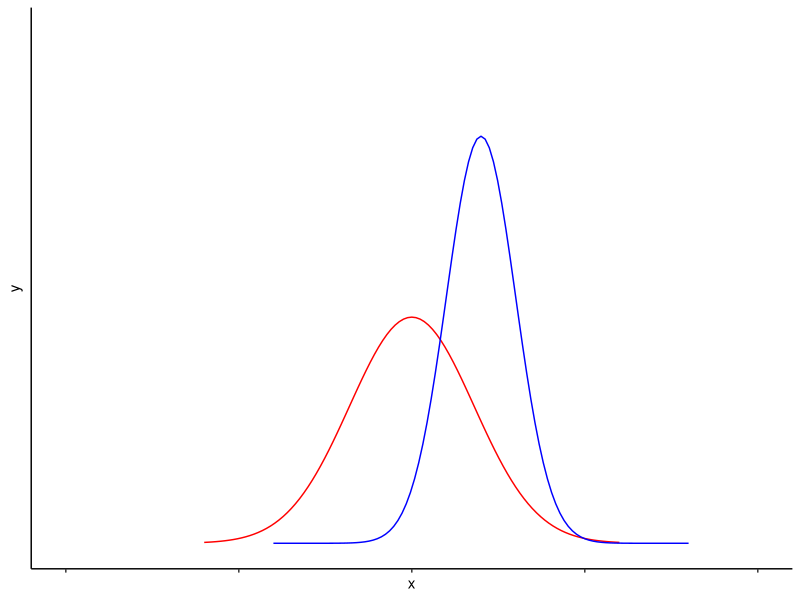

The R source for this figure: (Note: this script raises an error after producing the figure.)
## ---- chunk 1
knitr::opts_chunk$set(echo = TRUE)
## ---- chunk 2
library(ggplot2)
library(dplyr)
## ---- chunk 3
ggplot(data.frame(x = c(-5, 5)), aes(x)) + 
  stat_function(fun = dnorm, args = list(mean = 0, sd = .9), col='red', xlim = c(-3, 3)) +
  stat_function(fun = dnorm, args = list(mean = 1, sd = .5), col='blue', xlim = c(-2, 4)) +
  xlim(c(-5, 5)) +
  ylim(c(0,1)) +
  theme_classic() +
  theme(axis.text.x=element_blank(),
        #axis.ticks.x=element_blank(),
        axis.text.y=element_blank(),
        axis.ticks.y=element_blank())
## ---- chunk 4
get_xlim <- function(center, edge){
  return(list(center - edge, center + edge))
}

low_rich <- 
  ggplot(data.frame(x = c(-5, 5)), aes(x)) + 
  stat_function(fun = dnorm, args = list(mean = -3, sd = .9), xlim = c(-5, -1)) +
  stat_function(fun = dnorm, args = list(mean = 3, sd = .9), xlim = c(1, 5)) +
  xlim(c(-5, 5)) +
  #ylim(c(0,1)) +
  scale_y_continuous(expand = expansion(mult = c(0, .1)), limits = c(.05, 1)) +
  theme_classic() +
  ylab("S") +
  theme(axis.title.x=element_blank(),
        axis.text.x=element_blank(),
        axis.ticks.x=element_blank(),
        axis.title.y=element_text(angle = 0, vjust = 0.5, face = "bold"),
        axis.text.y=element_blank(),
        axis.ticks.y=element_blank(),
        plot.title = element_text(hjust = 0.5, face = "bold")) +
  ggtitle("Low")

low_rich_fin <- low_rich + ylab(NULL)

high_rich <- 
  ggplot(data.frame(x = c(-5, 5)), aes(x)) + 
  #stat_function(fun = dnorm, args = list(mean = -3, sd = .9), xlim = c(-5, -1)) +
  #stat_function(fun = dnorm, args = list(mean = 3, sd = .9), xlim = c(1, 5)) +
  pmap(tibble(mean = c(-3, -2, -1.5, 0, 1.25, 3), 
  sd = rep(0.9, 6)) %>%
    rowwise %>%
    mutate(xlim = list(get_xlim(mean, 2))),
  function(mean, sd, xlim) stat_function(fun = dnorm, args = list(mean = mean, sd = sd), xlim = unlist(xlim))
  )  +
  xlim(c(-5, 5)) +
  #ylim(c(0,1)) +
  scale_y_continuous(expand = expansion(mult = c(0, .1)), limits = c(.05, 1)) +
  theme_classic() +
  theme(axis.title.x=element_blank(),
        axis.text.x=element_blank(),
        axis.ticks.x=element_blank(),
        axis.title.y=element_blank(),
        axis.text.y=element_blank(),
        axis.ticks.y=element_blank(),
        plot.title = element_text(hjust = 0.5, face = "bold")) +
  ggtitle("High")
## ---- chunk 5
low_fric <- 
  ggplot(data.frame(x = c(-5, 5)), aes(x)) + 
  #stat_function(fun = dnorm, args = list(mean = -3, sd = .9), xlim = c(-5, -1)) +
  #stat_function(fun = dnorm, args = list(mean = 3, sd = .9), xlim = c(1, 5)) +
  pmap(tibble(mean = c(-.5, 0,.25), 
  sd = rep(0.9, 3)) %>%
    rowwise %>%
    mutate(xlim = list(get_xlim(mean, 2))),
  function(mean, sd, xlim) stat_function(fun = dnorm, args = list(mean = mean, sd = sd), xlim = unlist(xlim))
  )  +
  xlim(c(-5, 5)) +
  #ylim(c(0,1)) +
  scale_y_continuous(expand = expansion(mult = c(0, .1)), limits = c(.05, 1)) +
  theme_classic() +
  ylab("FRic") +
  theme(axis.title.x=element_blank(),
        axis.text.x=element_blank(),
        axis.ticks.x=element_blank(),
        axis.title.y=element_text(angle = 0, vjust = 0.5, face = "bold"),
        axis.text.y=element_blank(),
        axis.ticks.y=element_blank())

low_fric_fin <- low_fric + ylab(NULL)

high_fric <- 
  ggplot(data.frame(x = c(-5, 5)), aes(x)) + 
  #stat_function(fun = dnorm, args = list(mean = -3, sd = .9), xlim = c(-5, -1)) +
  #stat_function(fun = dnorm, args = list(mean = 3, sd = .9), xlim = c(1, 5)) +
  pmap(tibble(mean = c(-3, -1.5, 1, 3), 
  sd = rep(0.9, 4)) %>%
    rowwise %>%
    mutate(xlim = list(get_xlim(mean, 2))),
  function(mean, sd, xlim) stat_function(fun = dnorm, args = list(mean = mean, sd = sd), xlim = unlist(xlim))
  )  +
  xlim(c(-5, 5)) +
  #ylim(c(0,1)) +
  scale_y_continuous(expand = expansion(mult = c(0, .1)), limits = c(.05, 1)) +
  theme_classic() +
  theme(axis.title.x=element_blank(),
        axis.text.x=element_blank(),
        axis.ticks.x=element_blank(),
        axis.title.y=element_blank(),
        axis.text.y=element_blank(),
        axis.ticks.y=element_blank())

high_fric
## ---- chunk 6
low_eve <- 
  ggplot(data.frame(x = c(-5, 5)), aes(x)) + 
  #stat_function(fun = dnorm, args = list(mean = -3, sd = .9), xlim = c(-5, -1)) +
  #stat_function(fun = dnorm, args = list(mean = 3, sd = .9), xlim = c(1, 5)) +
  pmap(tibble(mean = c(-3, -2, -1.5, 0, 1.25, 3), 
  sd = c(1.25, 0.5, 1.25, 1.25, 0.65, 1.25),
  plot_range = c(2.5, 2, 2.5, 2.5, 2, 2.5)) %>%
    rowwise %>%
    mutate(xlim = list(get_xlim(mean, plot_range))) %>%
    select(-plot_range),
  function(mean, sd, xlim) stat_function(fun = dnorm, args = list(mean = mean, sd = sd), xlim = unlist(xlim))
  )  +
  xlim(c(-5.25, 5.25)) +
  #ylim(c(0,1)) +
  scale_y_continuous(expand = expansion(mult = c(0, .1)), limits = c(.05, 1)) +
  theme_classic() +
  ylab("FEve") +
  theme(axis.title.x=element_blank(),
        axis.text.x=element_blank(),
        axis.ticks.x=element_blank(),
        axis.title.y=element_text(angle = 0, vjust = 0.5, face = "bold"),
        axis.text.y=element_blank(),
        axis.ticks.y=element_blank())

low_eve_fin <- low_eve + ylab(NULL)

high_eve <- ggplot(data.frame(x = c(-5, 5)), aes(x)) + 
  #stat_function(fun = dnorm, args = list(mean = -3, sd = .9), xlim = c(-5, -1)) +
  #stat_function(fun = dnorm, args = list(mean = 3, sd = .9), xlim = c(1, 5)) +
  pmap(tibble(mean = c(-3, -2, -1.5, 0, 1.25, 3), 
  sd = rep(0.9, 6)) %>%
    rowwise %>%
    mutate(xlim = list(get_xlim(mean, 2))),
  function(mean, sd, xlim) stat_function(fun = dnorm, args = list(mean = mean, sd = sd), xlim = unlist(xlim))
  )  +
  xlim(c(-5, 5)) +
  #ylim(c(0,1)) +
  scale_y_continuous(expand = expansion(mult = c(0, .1)), limits = c(.05, 1)) +
  theme_classic() +
  theme(axis.title.x=element_blank(),
        axis.text.x=element_blank(),
        axis.ticks.x=element_blank(),
        axis.title.y=element_blank(),
        axis.text.y=element_blank(),
        axis.ticks.y=element_blank())
## ---- chunk 7
low_div <-  
ggplot(data.frame(x = c(-5, 5)), aes(x)) + 
  #stat_function(fun = dnorm, args = list(mean = -3, sd = .9), xlim = c(-5, -1)) +
  #stat_function(fun = dnorm, args = list(mean = 3, sd = .9), xlim = c(1, 5)) +
  pmap(tibble(mean = c(-3, -2, -1.5, 0, 1.25, 3), 
  sd = c(0.9, 0.9, 0.55, 0.5, 0.9, 0.9)) %>%
    rowwise %>%
    mutate(xlim = list(get_xlim(mean, 2))),
  function(mean, sd, xlim) stat_function(fun = dnorm, args = list(mean = mean, sd = sd), xlim = unlist(xlim))
  )  +
  xlim(c(-5, 5)) +
  #ylim(c(0,1)) +
  scale_y_continuous(expand = expansion(mult = c(0, .1)), limits = c(.05, 1)) +
  theme_classic() +
  ylab("FDiv") +
  theme(axis.title.x=element_blank(),
        axis.text.x=element_blank(),
        axis.ticks.x=element_blank(),
        axis.title.y=element_text(angle = 0, vjust = 0.5, face = "bold"),
        axis.text.y=element_blank(),
        axis.ticks.y=element_blank())

low_div_fin <- low_div + ylab(NULL)

high_div <- 
ggplot(data.frame(x = c(-5, 5)), aes(x)) + 
  #stat_function(fun = dnorm, args = list(mean = -3, sd = .9), xlim = c(-5, -1)) +
  #stat_function(fun = dnorm, args = list(mean = 3, sd = .9), xlim = c(1, 5)) +
  pmap(tibble(mean = c(-3, -.5, -0.15, 0,.25, 3), 
  sd = c(0.55, 0.9, 0.9, 0.9, 0.9, 0.5)) %>%
    rowwise %>%
    mutate(xlim = list(get_xlim(mean, 2))),
  function(mean, sd, xlim) stat_function(fun = dnorm, args = list(mean = mean, sd = sd), xlim = unlist(xlim))
  )  +
  xlim(c(-5, 5)) +
  #ylim(c(0,1)) +
  scale_y_continuous(expand = expansion(mult = c(0, .1)), limits = c(.05, 1)) +
  theme_classic() +
  theme(axis.title.x=element_blank(),
        axis.text.x=element_blank(),
        axis.ticks.x=element_blank(),
        axis.title.y=element_blank(),
        axis.text.y=element_blank(),
        axis.ticks.y=element_blank())

high_div
## ---- chunk 8
library(cowplot)
library(grid)
library(gridExtra)

plot_join <- plot_grid(get_plot_component(low_rich, "ylab-l"), low_rich_fin, high_rich, 
                       get_plot_component(low_fric, "ylab-l"), low_fric_fin, high_fric, 
                       get_plot_component(low_eve, "ylab-l"), low_eve_fin, high_eve, 
                       get_plot_component(low_div, "ylab-l"), low_div_fin, high_div, 
                       nrow = 4, align = 'vh',
                       hjust = -1, axis = "l", scale = 0.9, 
                       #label_x = "Trait Axis", label_y = "Abundance",
                       rel_widths = c(.5, 1, 1))

plot_join

y.grob <- textGrob("Abundance",  
            gp = gpar(fontsize = 12),
            vjust = 11, hjust = 0.25, rot=90)

x.grob <- textGrob("Trait Axis", gp = gpar(fontsize = 12), hjust = -0.5)

final <- grid.arrange(arrangeGrob(plot_join, left = y.grob, bottom = x.grob))

ggsave(here::here("figures/conceptual_fig.jpeg"), final, height = 6, width = 7)

## ---- chunk 9
# library(patchwork)
# low_rich + high_rich + low_fric + high_fric + 
#                        low_eve + high_eve + low_div + high_div + plot_layout(ncol = 2) %>%
#   add_global_label(Ylab="Abundance", Ygap=0.05)
